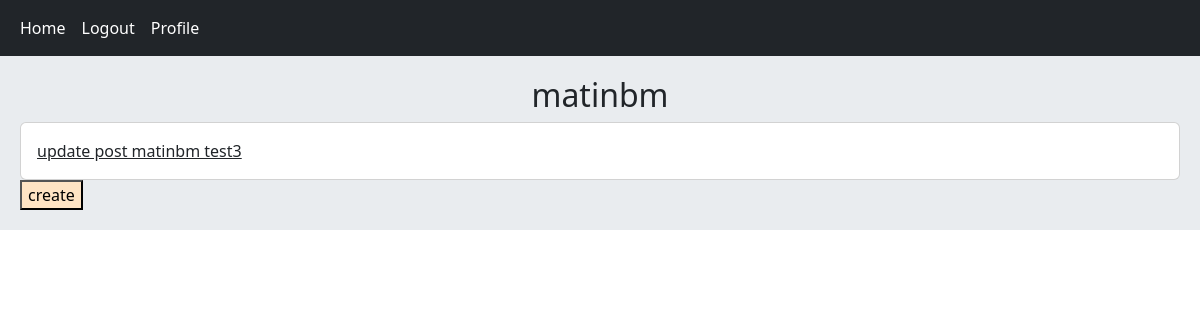
The page /account/profile/7/ (signed in) on the database as committed earlier.
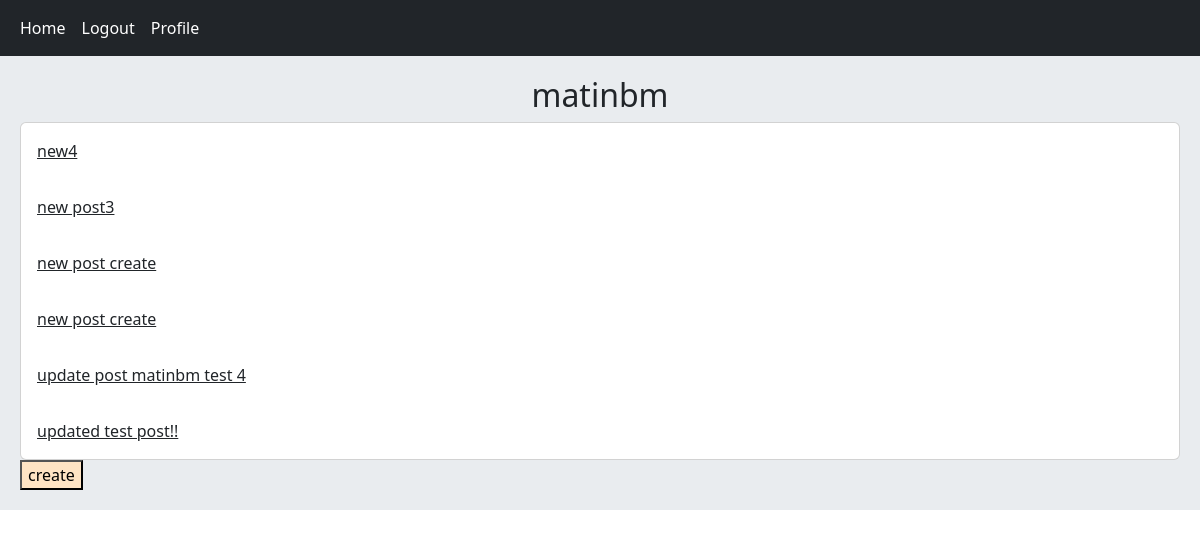
The same page on the database as committed later.
### home/models.py (models this page shows, shortened)
class Post(models.Model):
    user = models.ForeignKey(User, on_delete=models.CASCADE, related_name='posts')
    body = models.TextField()
    slug = models.SlugField()
    created = models.DateTimeField(auto_now=True)
    updated = models.DateTimeField(auto_now_add=True)
    class Meta:
        ordering = ('-created',)
    def get_absolute_url(self):
        return reverse("home:post_detail", args=(self.id, self.slug))

### account/views.py (the view)
# urls.py: path('profile/<int:user_id>/', views.UserProfileView.as_view(), name='user_profile'),
class UserProfileView(LoginRequiredMixin, View):
    def get(self, request, user_id):
        is_following = False
        user = get_object_or_404(User, pk=user_id)
        posts = user.posts.all()
        relations = Relation.objects.filter(from_user=request.user, to_user=user)
        if relations.exists():
            is_following = True
        return render(request, 'account/profile.html', {'user': user, 'posts': posts, 'is_following': is_following})

### account/templates/account/profile.html (shortened to what this page needs)
{% extends 'base.html' %}
{% block content %}
    <h2 style="text-align: center">
        {{ user.username }}
    </h2>
    <div class="card">
        {% for post in posts %}
            <a href="{{ post.get_absolute_url }}" class="card-body">
                {{ post.body| truncatewords:5 }}
            </a>
        {% endfor %}
    </div>
    <div class="create_post">
        {% if request.user.id == user.id %}
            <a href="{% url 'home:create_post' %}">
                <button style="background-color: bisque">
                    create
                </button>
            </a>
        {% endif %}
    </div>
{% endblock %}

### templates/base.html (shortened to what this page needs)
<!doctype html>
<html lang="en">
<link href="https://cdn.jsdelivr.net/npm/bootstrap@5.3.2/dist/css/bootstrap.min.css" rel="stylesheet"
>
<head>
</head>
<body>
{% include 'inc/navbar.html' %}
<div class="jumbotron">
    {% block content %} {% endblock %}
</div>
</body>
</html>

### templates/inc/navbar.html
<nav class="navbar navbar-expand-lg navbar-dark bg-dark">
    <div class="container-fluid">
        <div class="navbar-nav">
            <a class="nav-link active" href="{% url 'home:home' %}">Home</a>
            {% if request.user.is_authenticated %}
                <a class="nav-link active" href="{% url 'account:user_logout' %}">Logout</a>
                <a class="nav-link active" href="{% url 'account:user_profile' request.user.id %}">Profile</a>
            {% else %}
                <a class="nav-link active" href="{% url 'account:user_register' %}">Register</a>
                <a class="nav-link active" href="{% url 'account:user_login' %}">Login</a>
            {% endif %}
        </div>
    </div>
</nav>

### templates/base.html (style rules this page uses)
.jumbotron { padding: 20px; margin-bottom: 20px; background-color: #e9ecef; }

Rows that differ between the two databases and show on the page:
added Post: body "new4"
added Post: body "new post3"
added Post: body "new post create"
added Post: body "new post create"
changed Post: body "update post matinbm test3" → "update post matinbm test 4"
added Post: body "updated test post!!"
